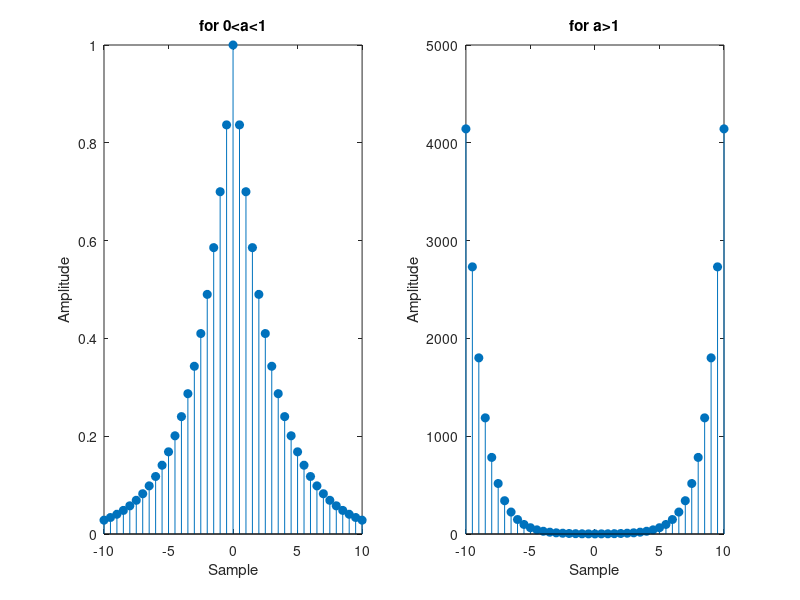

Write the MATLAB code that produced this figure.
t=-10:0.5:10;
a=0.7;
x1=power(a,abs(t));
a=2.3;
x2=power(a,abs(t));
% Sub plot 1
subplot(1,2,1);
stem(t,x1,'filled');
title('for 0<a<1'); 
xlabel('Sample');
ylabel('Amplitude');

% Sub plot 2
subplot(1,2,2);
stem(t,x2,'filled');
title('for a>1');
xlabel('Sample');
ylabel('Amplitude');
